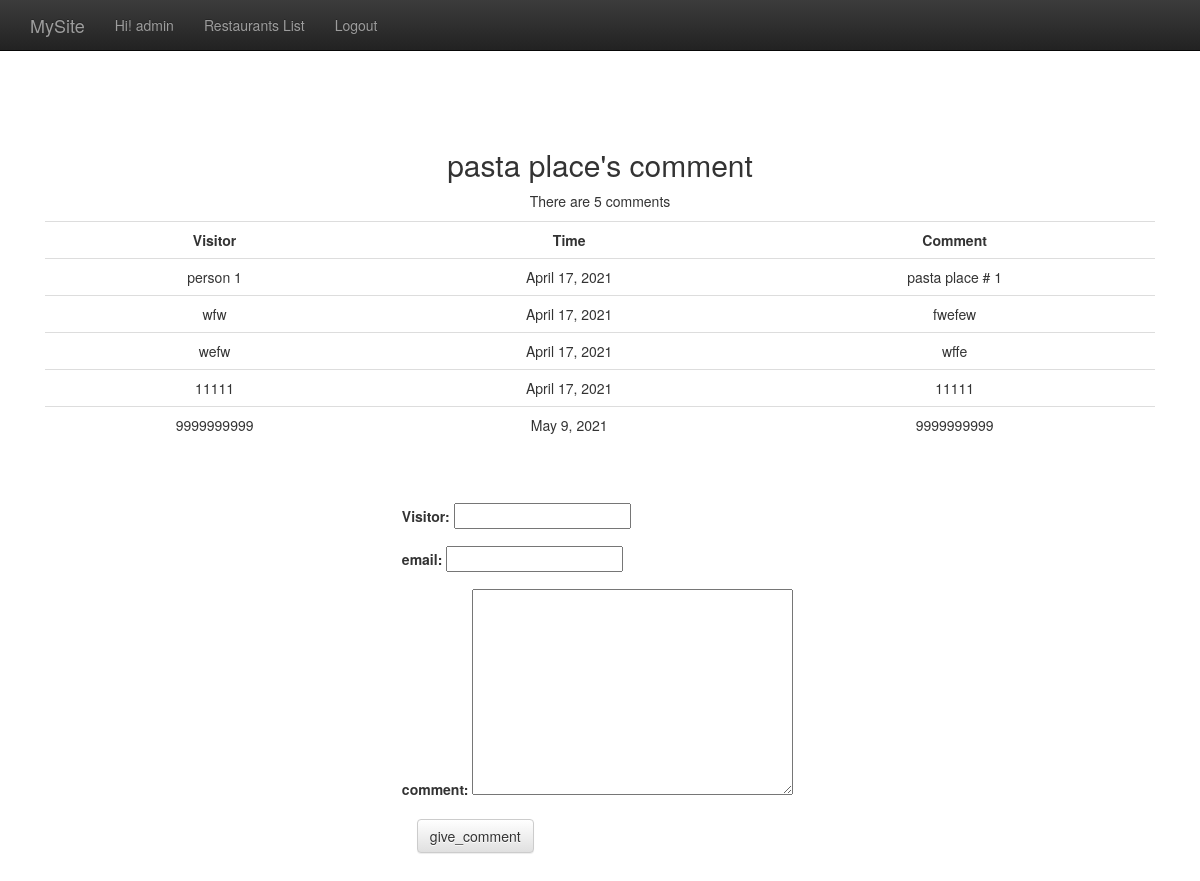
Page /comment/4/ (signed in) on the committed database.
### restaurants/models.py (models this page shows, shortened)
class Restaurant(models.Model):
    name = models.CharField(max_length=20)
    phone_number = models.CharField(max_length=15)
    address = models.CharField(max_length=50, blank=True)

class Comment(models.Model):
    content = models.CharField(max_length=255)
    visitor = models.CharField(max_length=255)
    email = models.CharField(max_length=255)
    date_time = models.DateTimeField()
    restaurant = models.ForeignKey(Restaurant)
    class Meta:
        ordering = ['date_time']
        permissions = (
            ("can_comment", "Can Comment"),
            )

### restaurants/views.py (the view)
# urls.py: url(r'^comment/(\d{1,5})/$', comment),
@permission_required('restaurants.can_comment', login_url='/accounts/login/')
def comment(request, id):
    if id:
        r = Restaurant.objects.get(id=id)
    else:
        return HttpResponseRedirect("/restaurants_list/")
    if request.POST:
        f = CommentForm(request.POST)
        if f.is_valid():
            visitor = f.cleaned_data['visitor']
            content = f.cleaned_data['content']
            email = f.cleaned_data['email']
            date_time = timezone.localtime(timezone.now())
            c = Comment.objects.create(
                visitor=visitor,
                email=email,
                content=content,
                date_time=date_time,
                restaurant=r
                )
            f = CommentForm()
    else:
        f = CommentForm()
    return render_to_response('comment.html', RequestContext(request, locals()))

### restaurants/forms.py
class CommentForm(forms.Form):
	visitor = forms.CharField(max_length=20)
	email = forms.EmailField(max_length=20, required=False)
	content = forms.CharField(max_length=200, widget=forms.Textarea())

### restaurants/templates/comment.html (shortened to what this page needs)
{% extends "base.html" %}
{% block content %}
        <h2>{{ r.name }}'s comment </h2>
        {% if r.comment_set.all %}
        <p>There are {{ r.comment_set.all|length }} comments</p>
        <table class="table table-hover">
            <tr>
                <th>Visitor</th>
                <th>Time</th>
                <th>Comment</th>
            </tr>
            {% for c in r.comment_set.all %}
            <tr>
                <td> {{ c.visitor }} </td>
                <td> {{ c.date_time | date:"F j, Y" }} </td>
                <td> {{ c.content }} </td>
            </tr>
            {% endfor %}
        </table>
        {% else %}
        <p>No comment</p>
        {% endif %}
        <br /><br />
        <form action="" method="post" class="form-horizontal" role="form" style="width:33%; margin:auto; text-align:left">{% csrf_token %}
            <div class="form-group">
            <label for="visitor">Visitor:</label>
            {{ f.visitor }}
            </div>
            <div class="form-group">
                <label for="email">email:</label>
            {{ f.email }}
            </div>
            <div class="form-group">
            <label for="content">comment:</label>
            {{ f.content }}
            </div>
            <input type="submit" value="give_comment" class="btn btn-default">
        </form>
{% endblock %}

### templates/base.html (shortened to what this page needs)
<!doctype html>
<html>
    <head>
        <link rel="stylesheet" href="https://maxcdn.bootstrapcdn.com/bootstrap/3.3.1/css/bootstrap.min.css">
        <link rel="stylesheet" href="https://maxcdn.bootstrapcdn.com/bootstrap/3.3.1/css/bootstrap-theme.min.css">
    </head>
    <body>
        <nav class="navbar navbar-inverse navbar-fixed-top" role="navigation">
            <div class="container">
                <div class="navbar-header">
                    <a class="navbar-brand" href="#">MySite</a>
                </div>
                <div id="navbar" class="collapse navbar-collapse">
                    <ul class="nav navbar-nav">
                        {% if request.user.is_authenticated %}
                            <li><a href="#">Hi! {{ request.user }}</a></li>
                            <li><a href="/restaurants_list/">Restaurants List</a></li>
                            <li><a href="/accounts/logout/">Logout</a></li>
                        {% else %}
                            <li><a href="/accounts/login/">Login</a></li>
                            <li><a href="/accounts/register/">Register</a></li>
                        {% endif %}
                    </ul>
                </div>
            </div>
        </nav>
        <div class="container">
            <div class="center_padding">
                {% block content %} {% endblock %}
            </div>
        </div>
    </body>
</html>

### templates/base.html (style rules this page uses)
th { text-align: center; }
div.center_padding { text-align: center; padding: 128px 15px; }

### rows in the picture
Restaurant: name "pasta place", comment_set.all|length "5"
Comment: visitor "person 1", date_time "April 17, 2021", content "pasta place # 1"
Comment: visitor "wfw", date_time "April 17, 2021", content "fwefew"
Comment: visitor "wefw", date_time "April 17, 2021", content "wffe"
Comment: visitor "11111", date_time "April 17, 2021", content "11111"
Comment: visitor "9999999999", date_time "May 9, 2021", content "9999999999"

### other values in the picture
{{ request.user }} "admin"
